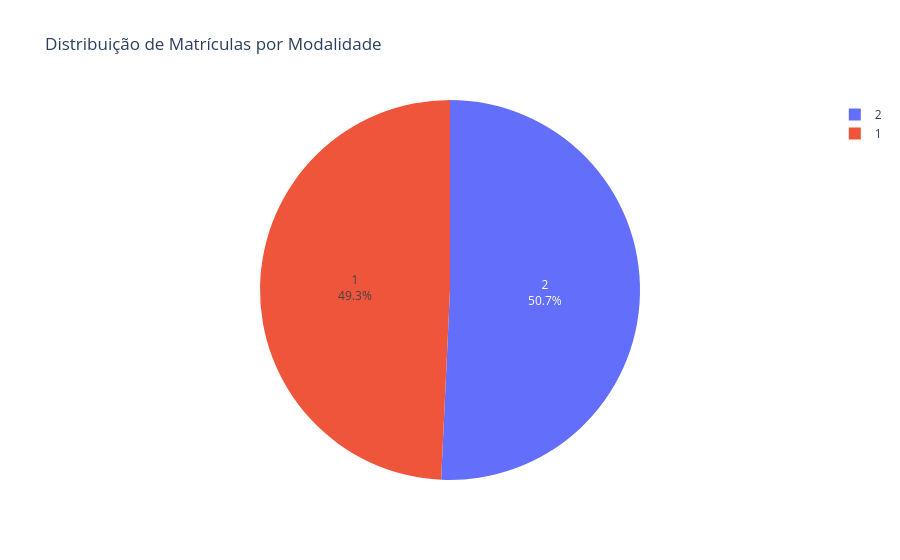

Notebook code for this chart:
### Markdown cell above
## 4. Análise por Modalidade de Ensino

Presencial, EAD e Híbrida - Comparação de métricas

### Code cell
modalidade_agg = df_inep.groupby('TP_MODALIDADE_ENSINO', observed=True).agg({
    'QT_CURSO': 'sum',
    'QT_VG_TOTAL': 'sum',
    'QT_ING': 'sum',
    'QT_MAT': 'sum',
    'QT_CONC': 'sum'
}).sort_values('QT_MAT', ascending=False)

print("ESTATÍSTICAS POR MODALIDADE")
print("=" * 80)
print(modalidade_agg)
print("\n% de Matrículas:")
print((modalidade_agg['QT_MAT'] / modalidade_agg['QT_MAT'].sum() * 100).round(2))

# Gráfico pizza de distribuição por modalidade
fig_pizza = go.Figure(data=[go.Pie(
    labels=modalidade_agg.index,
    values=modalidade_agg['QT_MAT'],
    textposition='auto',
    textinfo='label+percent'
)])
fig_pizza.update_layout(title='Distribuição de Matrículas por Modalidade')
fig_pizza.show()

### Figure 1 — Plotly figure (JSON) as saved in the notebook; plotly's stock layout.template omitted (floating-point values rounded to 4 significant figures)
{"data": [{"labels": [2, 1], "textinfo": "label+percent", "textposition": "auto", "type": "pie", "values": [5189391, 5037875]}], "layout": {"title": {"text": "Distribuição de Matrículas por Modalidade"}}}
